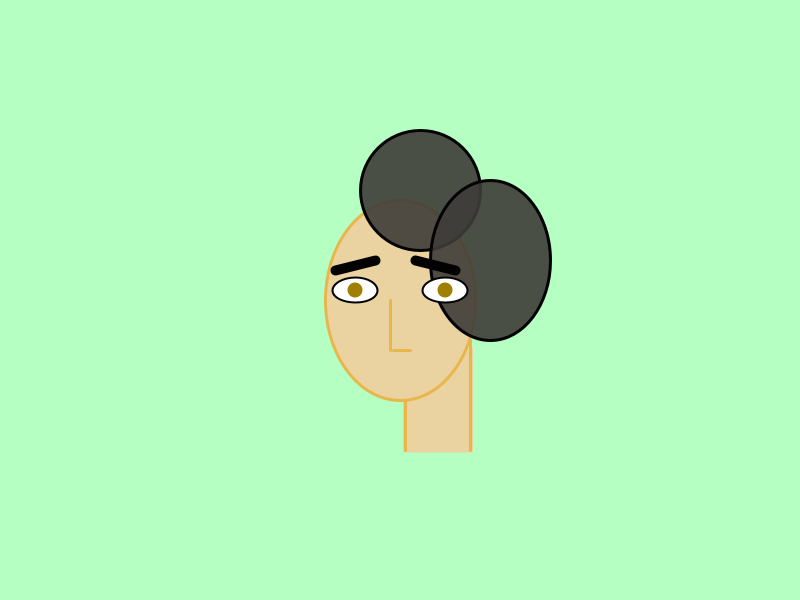
Frame 1 (no input)
Frame 60 (the mouse pressed at the canvas centre just before this capture): identical to frame 1, image omitted
Frame 120 (the mouse held since frame 60 and released just before this capture): identical to frame 1, image omitted

The Processing sketch that drew this single still picture (run headless with seeded random() and noise(); from frame 60 on, the mouse is pressed at the canvas centre):

// Processing sketch: zoena
// ── zoena.pde
void setup() {
  size(800, 600);
}
void draw() {
  background(#B4FFC1);

  ellipseMode(CENTER);
  rectMode(CENTER);

  // Zoena's neck
  noStroke();
  fill(#EAD3A1);
  rect(438, 400, 70, 105);
  stroke(#E8B64B);
  strokeWeight(3);
  line(405, 350, 405, 450);
  line(470, 340, 470, 450);

  // Zoena's face
  stroke(#E8B64B);
  strokeWeight(3);
  fill(#EAD3A1);
  ellipse(400, 300, 150, 200);

  // Zoena's hear
  stroke(3, 2, 2);
  fill(62, 60, 56, 230);
  ellipse(420, 190, 120, 120);
  ellipse(490, 260, 120, 160);

  // Zoena's white eyes 
  stroke(3, 2, 2);
  strokeWeight(2);
  fill(255);
  ellipse(355, 290, 45, 25);
  ellipse(445, 290, 45, 25);

  // Zoena's eye balls
  noStroke();
  fill(#A08002);
  ellipse(355, 290, 15, 15);
  ellipse(445, 290, 15, 15);

  // Zoena's eye brows
  stroke(3, 2, 2);
  strokeWeight(10);
  line(335, 270, 375, 260);
  line(415, 260, 455, 270);

  // Zoena's nose
  stroke(#E8B64B);
  strokeWeight(3);
  line(390, 300, 390, 350);
  line(393, 350, 410, 350);
}
